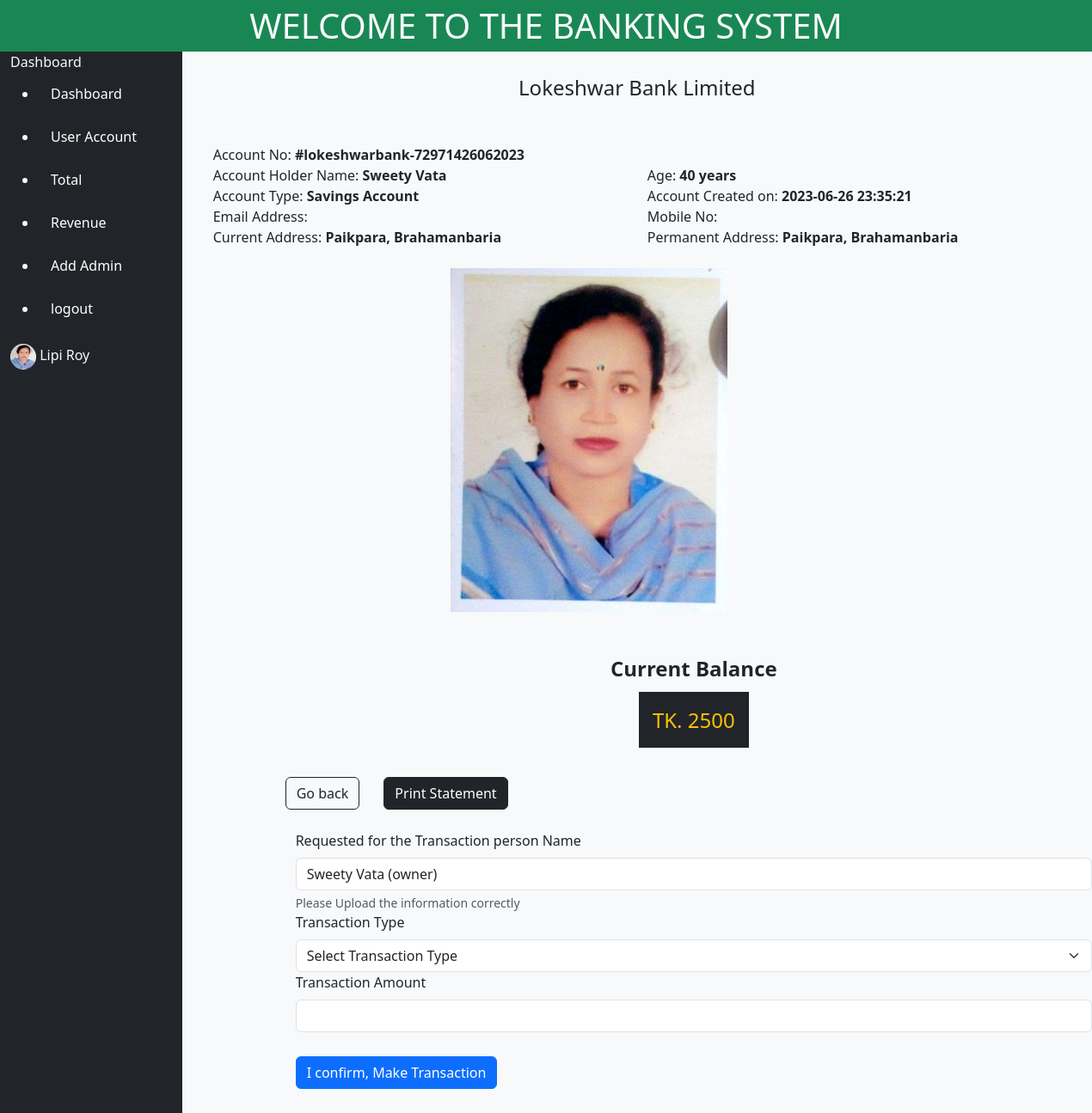
The page /make_transaction?ac_no=lokeshwarbank-72971426062023 (signed in) on the database its author committed.
### tables this page shows
CREATE TABLE `ac_holders` (
  `id` int(11) NOT NULL,
  `account_no` varchar(255) NOT NULL,
  `ac_holder_name` varchar(255) NOT NULL,
  `ac_holder_current_balance` int(255) NOT NULL,
  `ac_holder_age` varchar(255) NOT NULL,
  `ac_type` varchar(255) NOT NULL,
  `ac_holder_img` varchar(255) NOT NULL,
  `ac_holder_c_address` varchar(255) NOT NULL,
  `ac_holder_p_address` varchar(255) NOT NULL,
  `account_status` varchar(255) NOT NULL,
  `datetime` datetime NOT NULL DEFAULT current_timestamp()
);

### controllers/make_transaction_form.php (called while the page is built)
<?php
require __DIR__ . "/../view/pages/make_transaction_form.php";
?>

### config/conn.php (called while the page is built, shortened)
<?php
class connect{
    protected function db_connect(){
        $this->db_hostname = "localhost";
        $this->db_username = "root";
        $this->db_password = "";
        $this->dbname = "lokbanksys";
        $conn = new mysqli($this->db_hostname, $this->db_username, $this->db_password, $this->dbname);
        return $conn;
    }
}
?>

### models/get_sql_db_info.php (called while the page is built, shortened)
<?php
class sql_info extends connect {
    public function all_where_sql($table_name, $condition_row_name, $equal_condition){
        $sql_all_where = "SELECT * FROM `$table_name` WHERE `$condition_row_name` = '$equal_condition'";
        $result = $this->db_connect()->query($sql_all_where);
        return $result;
    }
    public function get_html_special($info){
       $result =  htmlspecialchars(mysqli_real_escape_string($this->db_connect(), $info));
        return $result;
    }
}
?>

### view/pages/make_transaction_form.php (the view, shortened to what this page needs)
<?php
require __DIR__ . "/inc/_header.php";
require __DIR__ .  "/../../config/conn.php";
include __DIR__ . "/../../models/get_sql_db_info.php";
$sql = new sql_info;
?>
<main class="bg-dark">
    <div class="container-fluid " style="min-height:100vh; height: auto;">
        <?php
        include "inc/_navbar.php";
        ?>
        <div class="col-10 bg-light" style="min-height:100vh;height: auto;">
<?php
$ac_no = $sql->get_html_special($_GET['ac_no']);
?>
            <div class="container-fluid mt-4">
<div class="container">
    <div class="text-center fs-4 mb-5">
        Lokeshwar Bank Limited
    </div>
    <div class="row">
    <?php
           $result = $sql->all_where_sql('ac_holders', 'account_no', "$ac_no");
            while($row = $result->fetch_assoc()){
                echo '
                <div class="col-12">
                    Account No: <b> #' . $ac_no . '</b>
                </div>
                <div class="col-6">
                   Account Holder Name: <b>'.$ac_holder_name = $row['ac_holder_name'].'</b>
                </div>
                <div class="col-6">
                    Age: <b>'.$row['ac_holder_age'].' years</b>
                </div>
                <div class="col-6">
                    Account Type: <b>'.$row['ac_type'].'</b>
                </div>
                <div class="col-6">
                    Account Created on: <b>'.$row['datetime'].'</b>
                </div>
                 <div class="col-6">
                    Email Address: <b>'.$row['ac_holder_email'].'</b>
                </div>
                 <div class="col-6">
                    Mobile No: <b>'.$row['ac_holder_mobile_no'].'</b>
                </div>
                <div class="col-6">
                    Current Address: <b>'.$row['ac_holder_c_address'].'</b>
                </div>
                <div class="col-6">
                    Permanent Address: <b>'.$row['ac_holder_p_address'].'</b>
                </div>
                ';
            }
         ?>
    </div>
</div>
<div class="container ms-5 ps-5">
    <div class="container ms-5 ps-5">
        <?php
$result = $sql->all_where_sql('ac_holders', 'account_no', "$ac_no");
while($row = $result->fetch_assoc()){
    echo '
    <img src="/assets/img/upload/ac_holders/img/'.$row['ac_holder_img'].'" width="auto" height="400px" class="ms-5 ps-5 text-center mt-4" alt="" srcset="">
    ';
}
    ?>
    </div>
    <div class="text-center fs-4 fw-bold mb-4 mt-4 pt-4">
                            Current Balance
                        </div>
                        <div class="container text-center text-warning mt-4 mb-5 fs-4 ">
                           <span class="bg-dark p-3">
                            TK.
                           <?php
$result = $sql->all_where_sql('ac_holders', 'account_no', "$ac_no");
while($row = $result->fetch_assoc()){
    if($row['ac_holder_current_balance'] == ''){
        echo 0;
    }else{
        echo $row['ac_holder_current_balance'];
    }
}
    ?>
                           </span>
                        </div>
                        <?php
$result = $sql->all_where_sql('ac_holders', 'account_no', "$ac_no");
while($row = $result->fetch_assoc()){
    echo '
    <a href="manage_account?ac_no='.$ac_no.'"><button type="submit" class="btn btn-outline-dark me-4 mb-4 btn-sm-sm">Go back</button></a>
    ';
    echo '
    <a href="print_ac_statement?ac_no='.$ac_no.'"><button type="submit" class="btn btn-dark mb-4 btn-sm-sm">Print Statement</button></a>
    ';
}
                      ?>
<?php
$result = $sql->all_where_sql("ac_holders", "account_no", "$ac_no");
if($result->num_rows > 0){
    while($row = $result->fetch_assoc()){
        $account_holder_name = $row['ac_holder_name'];
    }
}
?>
                        <form action="" method="post" enctype="multipart/form-data">
    <div class="container form mb-5">
    <label for="inputPassword5" class="form-label">Requested for the Transaction person Name</label>
<input name="trc_requested_per_name" value="<?php echo $account_holder_name . ' ' . '(owner)' ?>" type="text" id="inputPassword5" class="form-control" aria-labelledby="passwordHelpBlock">
<div id="passwordHelpBlock" class="form-text">
  Please Upload the information correctly
</div>
<span class="">Transaction Type</span>
<select class="form-select mt-2" aria-label="Default select example" name="trc_type" onchange="change_ac()" id="account_type">
  <option value="" >Select Transaction Type</option>
</select>
<label for="inputPassword5" class="form-label">Transaction Amount</label>
<input name="transaction_amount" type="number" id="inputPassword5" class="form-control" aria-labelledby="passwordHelpBlock">
<button name="make_transaction" type="submit" id="main_submit" class="btn btn-primary mt-4">I confirm, Make Transaction</button>
    </div>
        </div>
</div>
</div>
            </div>
        </div>
</main>

### assets/css/style.css (style rules this page uses)
:root { --custom-success-color: #198754; }
body { background-color: var(--custom-success-color) !important; }

### rows shown on the page
ac_holders: ac_holder_name "Sweety Vata", ac_holder_age "40", ac_type "Savings Account", datetime "2023-06-26 23:35:21", ac_holder_c_address "Paikpara, Brahamanbaria", ac_holder_p_address "Paikpara, Brahamanbaria", ac_holder_img (picture), ac_holder_current_balance "2500", trc_requested_per_name "Sweety Vata (owner)"

### other values the page prints
$_SESSION['admin_username'] "Lipi Roy"
